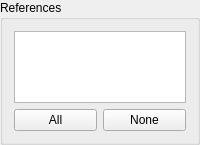
      <widget class="QGroupBox" name="references_groupbox">
       <property name="title">
        <string>References</string>
       </property>
       <layout class="QVBoxLayout" name="verticalLayout">
        <item>
         <widget class="QListWidget" name="reference_selector">
          <property name="sizePolicy">
           <sizepolicy hsizetype="Minimum" vsizetype="Expanding">
            <horstretch>0</horstretch>
            <verstretch>0</verstretch>
           </sizepolicy>
          </property>
          <property name="toolTip">
           <string>&lt;html&gt;&lt;head/&gt;&lt;body&gt;&lt;p&gt;&lt;span style=&quot; font-weight:600;&quot;&gt;References&lt;/span&gt;&lt;/p&gt;&lt;p&gt;Select the reference channels to visualize on the plots on the System Identification tab.&lt;/p&gt;&lt;/body&gt;&lt;/html&gt;</string>
          </property>
          <property name="sizeAdjustPolicy">
           <enum>QAbstractScrollArea::AdjustToContents</enum>
          </property>
          <property name="selectionMode">
           <enum>QAbstractItemView::ExtendedSelection</enum>
          </property>
         </widget>
        </item>
        <item>
         <layout class="QHBoxLayout" name="references_button_layout">
          <item>
           <widget class="QPushButton" name="references_all_button">
            <property name="toolTip">
             <string>&lt;html&gt;&lt;head/&gt;&lt;body&gt;&lt;p&gt;&lt;span style=&quot; font-weight:600;&quot;&gt;All&lt;/span&gt;&lt;/p&gt;&lt;p&gt;Visualize all references.&lt;/p&gt;&lt;/body&gt;&lt;/html&gt;</string>
            </property>
            <property name="text">
             <string>All</string>
            </property>
           </widget>
          </item>
          <item>
           <widget class="QPushButton" name="references_none_button">
            <property name="toolTip">
             <string>&lt;html&gt;&lt;head/&gt;&lt;body&gt;&lt;p&gt;&lt;span style=&quot; font-weight:600;&quot;&gt;None&lt;/span&gt;&lt;/p&gt;&lt;p&gt;Visualize no references.&lt;/p&gt;&lt;/body&gt;&lt;/html&gt;</string>
            </property>
            <property name="text">
             <string>None</string>
            </property>
           </widget>
          </item>
         </layout>
        </item>
       </layout>
      </widget>
